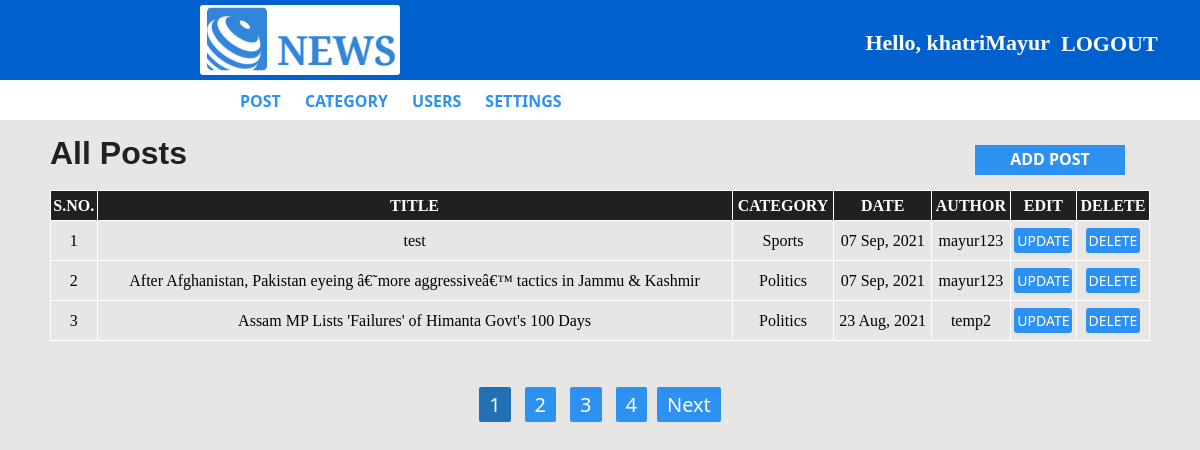
Screenshot of /admin/post.php (signed in) with the database file from the repository.
### tables this page shows
CREATE TABLE `post` (
  `post_id` int(11) NOT NULL,
  `title` varchar(100) NOT NULL,
  `description` text NOT NULL,
  `category` int(11) NOT NULL,
  `post_date` varchar(50) NOT NULL,
  `author` int(11) NOT NULL,
  `post_img` varchar(100) NOT NULL
);

CREATE TABLE `category` (
  `category_id` int(11) NOT NULL,
  `category_name` varchar(100) NOT NULL,
  `post` int(11) NOT NULL DEFAULT 0
);

CREATE TABLE `user` (
  `user_id` int(11) NOT NULL,
  `first_name` varchar(50) NOT NULL,
  `last_name` varchar(50) NOT NULL,
  `username` varchar(50) NOT NULL,
  `password` varchar(50) NOT NULL,
  `role` int(11) NOT NULL
);

### admin/post.php (the view, shortened to what this page needs)
<!DOCTYPE html>
<html lang="en">
<head>
    <link rel="stylesheet" href="style.css">
</head>
<body>
    <?php
    include 'Admin-panel-header.php';
    ?>
    <div class="heading">
        <h1 style="margin-top:15px;">All Posts</h1>
        <a style="margin-bottom:15px;" href="add-post.php"><b>ADD POST</b></a>
    </div>
    <div class="table">
        <?php
        include 'config.php';
        $limit = 3;
        if (isset($_GET['page'])) {
            $page = $_GET['page'];
        } else {
            $page = 1;
        }
        $offset = ($page - 1) * $limit;
        if ($_SESSION['user_role'] == 1) {
            $sql = "SELECT post.post_id,post.title,category.category_name,user.username,post.post_date,category.category_id FROM post LEFT JOIN category ON post.category=category.category_id LEFT JOIN user ON post.author=user.user_id ORDER BY post.post_id DESC LIMIT {$offset},{$limit}";
        }
        $result = mysqli_query($conn, $sql) or die("Query Failed");
        if (mysqli_num_rows($result) > 0) {
        ?>
        <table>
            <tr>
                <th>S.NO.</th>
                <th>TITLE</th>
                <th>CATEGORY</th>
                <th>DATE</th>
                <th>AUTHOR</th>
                <th>EDIT</th>
                <th>DELETE</th>
            </tr>
            <?php $num = $offset + 1;
                while ($row = mysqli_fetch_assoc($result)) { ?>
            <tr>
                <td><?php echo $num ?></td>
                <td><?php echo $row['title']; ?></td>
                <td><?php echo $row['category_name']; ?></td>
                <td><?php echo $row['post_date']; ?></td>
                <td><?php echo $row['username']; ?></td>
                <td><a href="update-post.php?id=<?php echo $row['post_id']; ?>">UPDATE</a>
                </td>
                <td><a
                        href="delete-post.php?id=<?php echo $row['post_id']; ?>&catid=<?php echo $row['category_id']; ?>">DELETE</a>
                </td>
            </tr>
            <?php $num = $num + 1;
                } ?>
        </table>
        <?php
        } ?>
    </div>
    <div class="page">
        <?php
        $sql1 = "SELECT * FROM post";
        $result1 = mysqli_query($conn, $sql1) or die("Query Failed..");
        if (mysqli_num_rows($result1) > 0) {
            $no_record = mysqli_num_rows($result1);
            $total_page = ceil($no_record / $limit);
            for ($i = 1; $i <= $total_page; $i++) {
                if ($i == $page) {
                    $active = "active";
                } else {
                    $active = "";
                }
                echo ' <a class="' . $active . '" href="post.php?page=' . $i . '">' . $i . '</a>';
            }
            if ($total_page > $page) {
                echo  '<a href="post.php?page=' . ($page + 1) . '">Next</a>';
            }
        } else {
            echo "<p>Query Failed.</p>";
        }
        ?>
    </div>
</body>
</html>

### admin/Admin-panel-header.php (shortened to what this page needs)
<!DOCTYPE html>
<html lang="en">
<head>
    <link rel="stylesheet" href="./CSS/style.css">
</head>
<body>
    <div class="admin-header">
        <a href="post.php"> <img src="images/News logo-2.png" alt="NEWS"> </a>
        <h2 href="logout.php" style="text-align: end;width:400px; margin-left:250px;margin-right:5px;color:#fff;">
            <b>Hello, <?php echo $_SESSION['username']; ?></b>
        </h2>
        <a id="logout" style="margin-left:1px;" href="logout.php"><b>LOGOUT</b></a>
    </div>
    <div class="menu">
        <ul>
            <li><a href="post.php"><b>POST</b></a></li>
            <?php if ($_SESSION['user_role'] == 1) { ?>
            <li><a href="category.php"><b>CATEGORY</b></a></li>
            <li><a href="user.php"><b>USERS</b></a></li>
            <li><a href="settings.php"><b>SETTINGS</b></a></li>
            <?php } ?>
        </ul>
    </div>
</body>
</html>

### CSS/style.css (style rules this page uses)
body { overflow-x: hidden; }
.menu { background-color: #424242; }

### admin/CSS/style.css (style rules this page uses)
* { box-sizing: border-box; }
body { background-color: rgba(230, 227, 227, 0.904); display: flex; flex-direction: column; align-items: center; justify-content: center; margin: 0; }
img { height: 50px; width: 150px; border-radius: 3px; }
.menu { background-color: white; width: 100vw; height: 40px; }
.menu ul { margin: 0; margin-left: 220px; padding: 10px; }
.menu ul li { font-family: "Segoe UI", Tahoma, Geneva, Verdana, sans-serif; list-style-type: none; display: inline; }
.menu ul li a { width: 60px; font-size: 16px; padding: 10px; padding-bottom: 8.5px; text-decoration: none; color: #2c91f0; }
.heading { width: 1140px; display: flex; justify-content: space-between; }
.heading h1 { margin-left: 20px; font-family: "Franklin Gothic Medium", "Arial Narrow", Arial, sans-serif; color: rgba(27, 27, 27, 0.973); }
.heading a { margin-right: 45px; margin-top: 25px; padding-top: 3px; width: 150px; height: 30px; text-align: center; font-family: "Segoe UI", Tahoma, Geneva, Verdana, sans-serif; font-size: 16px; text-decoration: none; color: #fff; background-color: #2c91f0; }
table { border-collapse: collapse; border: 1px solid rgba(27, 27, 27, 0.973); width: 1100px; }
table th { color: #fff; background-color: rgba(27, 27, 27, 0.973); height: 30px; border: 0.5px solid white; }
table td { height: 40px; border: 1px solid #fff; text-align: center; }
table tr td a { padding: 3px; text-align: center; border-radius: 3px; font-family: "Segoe UI", Tahoma, Geneva, Verdana, sans-serif; font-size: 14px; text-decoration: none; color: #fff; background-color: #2c91f0; }
.page { margin: 50px; }
.page a { width: 50px; height: 20px; color: white; background-color: #2c91f0; text-decoration: none; font-size: 20px; font-family: "Segoe UI", Tahoma, Geneva, Verdana, sans-serif; padding: 4px 10px; margin: 2px 5px; border-radius: 2px; }
.page .active { background-color: #236fb6; }

### admin/Admin-panel-header.php (style rules this page uses)
* { box-sizing: border-box; margin: 0; padding: 0; }
.admin-header { margin: 0; padding: 0; width: 100vw; height: 80px; display: flex; background-color: rgb(0, 96, 205); overflow-x: hidden; }
.admin-header a img { margin-left: 200px; margin-top: 5px; width: 200px; height: 70px; }
div #logout { font-size: 22px; margin-top: 18px; padding: 0px 5px; padding-top: 13px; width: 110px; color: #fff; height: 50px; text-decoration: none; }
div h2 { font-size: 22px; margin-top: 30px; }

### rows the page displays
post: title "test", category.category_name "Sports", post_date "07 Sep, 2021", user.username "mayur123"
post: title "After Afghanistan, Pakistan eyeing â€˜more aggressiveâ€™ tactics in Jammu & Kashmir", category.category_name "Politics", post_date "07 Sep, 2021", user.username "mayur123"
post: title "Assam MP Lists 'Failures' of Himanta Govt's 100 Days", category.category_name "Politics", post_date "23 Aug, 2021", user.username "temp2"

### other values shown
$_SESSION['username'] "khatriMayur"
